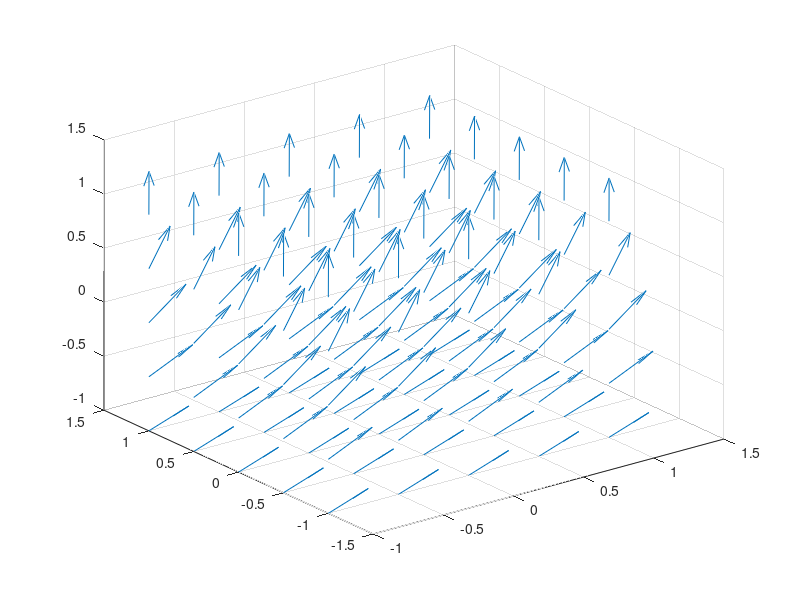

This figure's MATLAB source: (Note: this script raises an error after producing the figure.)
clc
clear all

e0 = [-0.402; -0.333; 0.391];
vr = 0.2;
wr = 0.2;
k1 = 2.6;
k2 = 1;
k3 = 3;

% % %%%%%%%%%%%%%%%%%%%%%%%%%%%%%%%%%%%%%%%%%%%%%%%%%%%%%%%%%%%%%%%%%%%%%%%%%%
% % 
% % RESPOSTA EM MALHA ABERTA
% %
% %%%%%%%%%%%%%%%%%%%%%%%%%%%%%%%%%%%%%%%%%%%%%%%%%%%%%%%%%%%%%%%%%%%%%%%%%%%%

[e1,e2,e3]=meshgrid(-1:0.5:1, -1:0.5:1, -1:0.5:1);
d_e1 = vr*(1-0.5.*e3.^2+0.042.*e3.^4-0.0014.*e3.^6);
d_e2 = vr*(e3-0.17.*e3.^3+0.0083.*e3.^5-0.0002.*e3.^7);
d_e3 = wr.*ones(size(e3));
quiver3(e1,e2,e3,d_e1,d_e2,d_e3)
hold on
e0 = zeros(3,15);
for i = 1:15
    e0(:,i)=2*rand(3,1)-[1;1;1];
    [t, e] = ode45(@openloop, [0 8], e0(:,i));
    response_CL = plot3(e(:,1),e(:,2),e(:,3));
end
response_OL = plot3(e(:,1),e(:,2),e(:,3));
title('Malha Aberta')

% % %%%%%%%%%%%%%%%%%%%%%%%%%%%%%%%%%%%%%%%%%%%%%%%%%%%%%%%%%%%%%%%%%%%%%%%%%%
% % 
% % RESPOSTA EM MALHA FECHADA
% %
% %%%%%%%%%%%%%%%%%%%%%%%%%%%%%%%%%%%%%%%%%%%%%%%%%%%%%%%%%%%%%%%%%%%%%%%%%%%%
figure
[e1,e2,e3]=meshgrid(-1:0.5:1, -1:0.5:1, -1:0.5:1);
K1 = vr*(1-0.5.*e3.^2+0.042.*e3.^4-0.0014.*e3.^6)-k3.*e3.*(wr+0.5*vr*(k2.*(e2+k3.*e3)+(1/k3).*(e3-0.17.*e3.^3+0.0083.*e3.^5-0.0002.*e3.^7)))+k1.*e1;
K2 = wr+0.5*vr*(k2.*(e2+k3.*e3)+(1/k3).*(e3-0.17.*e3.^3+0.0083.*e3.^5-0.0002.*e3.^7));
d_e1 = vr*(1-0.5.*e3.^2+0.042.*e3.^4-0.0014.*e3.^6)-K1+e(2).*K2;
d_e2 = vr*(e3-0.17.*e3.^3+0.0083.*e3.^5-0.0002.*e3.^7)-e(1).*K2;
d_e3 = (wr-K2);
quiver3(e1,e2,e3,d_e1,d_e2,d_e3)
hold on
%e0 = [-1; -1; 0.4];
e0 = zeros(3,15);
for i = 1:15
    e0(:,i)=2*rand(3,1)-[1;1;1];
    [t, e] = ode45(@closedloop, [0 50], e0(:,i));
    response_CL = plot3(e(:,1),e(:,2),e(:,3));
end
title('Malha Fechada')

function de = openloop(t,e)
    vr = 0.2;
    wr = 0.2;
    de = [  vr*(1-0.5*e(3)^2+0.042*e(3)^4-0.0014*e(3)^6);
            vr*(e(3)-0.17*e(3)^3+0.0083*e(3)^5-0.0002*e(3)^7);
            wr];
end

function de = closedloop(t,e)
    vr = 0.2;
    wr = 0.2;
    k1 = 2.6;
    k2 = 1;
    k3 = 3;
    k = [vr*(1-0.5*e(3)^2+0.042*e(3)^4-0.0014*e(3)^6)-k3*e(3)*(wr+0.5*vr*(k2*(e(2)+k3*e(3))+(1/k3)*(e(3)-0.17*e(3)^3+0.0083*e(3)^5-0.0002*e(3)^7)))+k1*e(1);
         wr+0.5*vr*(k2*(e(2)+k3*e(3))+(1/k3)*(e(3)-0.17*e(3)^3+0.0083*e(3)^5-0.0002*e(3)^7))];
    de = [  vr*(1-0.5*e(3)^2+0.042*e(3)^4-0.0014*e(3)^6)-k(1)+e(2)*k(2);
            vr*(e(3)-0.17*e(3)^3+0.0083*e(3)^5-0.0002*e(3)^7)-e(1)*k(2);
            wr-k(2)];
end

%%

vr = 0.2;
wr = 0.2;
k1 = 2.6;
k2 = 1;
k3 = 3;

pvar e1 e2 e3 u;
vars = [e1; e2; e3; u];
e = [e1; e2; e3];
prog = sosprogram(vars);

f = [vr*(1-0.5*e3^2+0.042*e3^4-0.0014*e3^6);
     vr*(e3-0.17*e3^3+0.0083*e3^5-0.0002*e3^7);
     wr];
g = [-1 e2; 0 -e1; 0 -1];
u = [vr*(1-0.5*e3^2+0.042*e3^4-0.0014*e3^6)-k3*e3*(wr+0.5*vr*(k2*(e2+k3*e3)+(1/k3)*(e3-0.17*e3^3+0.0083*e3^5-0.0002*e3^7)))+k1*e1;
     wr+0.5*vr*(k2*(e2+k3*e3)+(1/k3)*(e3-0.17*e3^3+0.0083*e3^5-0.0002*e3^7))];

% Monomios   
monDiss = [[monomials(e,[2 3 4 5 6])]]; %graus 2,3,4,5 e 6 em 'x' 
monQ = monomials(e,[1 2 3]);         % monomios da saida h(x)
h = ones(1,length(monQ))*monQ; % h(x), saída de dimensão 1

%% 
%%%%%%%%%%%%%%%%%%%%%%%%%%%%%%%%%%%%%%%%%%%%%%%%%%%%%%%%%%%%%%%%%%%%%%%%%%%
% VERIFICAÇÃO DA QSR-DISSIPATIVIDADE ESTRITA EM MALHA ABERTA
%%%%%%%%%%%%%%%%%%%%%%%%%%%%%%%%%%%%%%%%%%%%%%%%%%%%%%%%%%%%%%%%%%%%%%%%%%%

%-------------------------- RESTRIÇÃO 1: V>0 -----------------------------%
[prog,V] = sospolyvar(prog,[monomials(e,[2 3 4])],'wscoeff'); % V de grau 4
prog = sosineq(prog,V-10^(-1)*(e1^4+e2^4+e3^4));

%-------------------------- RESTRIÇÃO 2: T>0 -----------------------------%
[prog,T] = sospolyvar(prog,[monomials(e,2)],'wscoeff'); % T de grau 2
prog = sosineq(prog,T-10^(-5)*(e1^2+e2^2+e3^2));

%--------------------- Definindo a 'supply rate' -------------------------%
[prog,Q] = sospolymatrixvar(prog,monomials(vars,0),[length(h),length(h)]); %Q É UMA MATRIZ CONSTANTE 
[prog,S] = sospolymatrixvar(prog,monomials(vars,0),[length(h),length(u)]); %S É UMA MATRIZ CONSTANTE 

%RESTRIÇÃO 3: 1º TERMO DA DISSIPATIVIDADE
grad = [diff(V,e1); diff(V,e2); diff(V,e3)];  % gradiente de V
diss = -(grad'*f + T - h'*Q*h); % condição de grau 6
prog = sosineq(prog,diss-10^-5*(e1^6+e2^6+e3^6)); % DISS com T(x)>0 é SOS
prog = soseq(prog,(0.5*grad'*g - h'*S)); % RESTRIÇÃO DE IGUALDADE
%prog = sossetobj(prog,Q);
prog = sossolve(prog);

% =============================================
% Finally, get solution

V = sosgetsol(prog,V);
SOLV = sosgetsol(prog,V)
[Q1,Z1] = findsos(SOLV)

T = sosgetsol(prog,T);
SOLT = sosgetsol(prog,T)
[QT,ZT] = findsos(SOLT)

Q = sosgetsol(prog,Q)
S = sosgetsol(prog,S)
  

%%
%%%%%%%%%%%%%%%%%%%%%%%%%%%%%%%%%%%%%%%%%%%%%%%%%%%%%%%%%%%%%%%%%%%%%%%%%%%
% VERIFICAÇÃO DA QSR-DISSIPATIVIDADE ESTRITA EM MALHA FECHADA
%%%%%%%%%%%%%%%%%%%%%%%%%%%%%%%%%%%%%%%%%%%%%%%%%%%%%%%%%%%%%%%%%%%%%%%%%%%
prog = sosprogram(vars);

%-------------------------- RESTRIÇÃO 1: V>0 -----------------------------%
[prog,V] = sospolyvar(prog,[monomials(e,[2 3 4])],'wscoeff'); % V de grau 4
prog = sosineq(prog,V-10^(-1)*(e1^4+e2^4+e3^4));

%-------------------------- RESTRIÇÃO 2: T>0 -----------------------------%
[prog,T] = sospolyvar(prog,[monomials(e,2)],'wscoeff'); % T de grau 2
prog = sosineq(prog,T-10^(-5)*(e1^2+e2^2+e3^2));

%--------------------- Definindo a 'supply rate' -------------------------%
[prog,Q] = sospolymatrixvar(prog,monomials(vars,0),[length(h),length(h)]); %Q É UMA MATRIZ CONSTANTE 
[prog,S] = sospolymatrixvar(prog,monomials(vars,0),[length(h),length(u)]); %S É UMA MATRIZ CONSTANTE 
[prog,R] = sospolymatrixvar(prog,monomials(vars,0),[length(u),length(u)]); %Q É UMA MATRIZ CONSTANTE 

%RESTRIÇÃO 3: 1º TERMO DA DISSIPATIVIDADE
grad = [diff(V,e1); diff(V,e2); diff(V,e3)];  % gradiente de V
diss = -(grad'*(f+g*u) + T - h'*Q*h - 2*h'*S*u - u'*R*u); % condição de grau 6
prog = sosineq(prog,diss-10^-5*(e1^6+e2^6+e3^6)); % DISS com T(x)>0 é SOS

%prog = sossetobj(prog,Q);
prog = sossolve(prog);

% =============================================
% Finally, get solution

V = sosgetsol(prog,V);
SOLV = sosgetsol(prog,V)
[Q1,Z1] = findsos(SOLV)

T = sosgetsol(prog,T);
SOLT = sosgetsol(prog,T)
[QT,ZT] = findsos(SOLT)

Q = sosgetsol(prog,Q)
S = sosgetsol(prog,S)
R = sosgetsol(prog,R)

% % DIAGRAMA DE FASES
% figure
% syms x1 x2 x3
% [x1,x2,x3]=meshgrid(-5:.1:5, -5:.1:5, -5:.1:5);
% %%%%%%%%%%%%%%%%%%%%%%%%%%%%%%%%%%%%
% k = - 0.60357.*x1 + 0.51918.*x2 + 2.6414.*x3 + 1.1853.*x1^2 - 0.0039012.*x2^2 + 0.15242.*x3^2 - 0.2542.*x1.*x2 - 0.58084.*x1.*x3 + 0.15914.*x2.*x3 + 8.0966.*x1^3 + 0.07795.*x2^3 + 0.25808.*x3.^3 - 1.9417.*x1.^2.*x2 - 4.2947.*x1.^2.*x3 + 0.5879.*x1.*x2.^2 + 0.34048.*x1.*x3.^2 + 0.077199.*x2.^2.*x3 - 0.13242.*x2*x3.^2 + 0.69357.*x1.*x2.*x3;
% dx1=-0.878.*x1+x3-x1.^2.*x3-0.0896.*x1.*x3-0.019.*x2.^2+0.473.*x1.^2+3.813.*x1.^3-0.216*k;
% dx2=x3;
% dx3=-4.209.*x1-0.396.*x3-0.408.*x1.^2-2.137.*x1.^3-20.991*k;
% streamslice(x1,x2,x3,dx1,dx2,dx3);
% hold on
% plot(0,0,'o')
% hold on
% plot(0,0,'x')
% title('Phase portrait')
